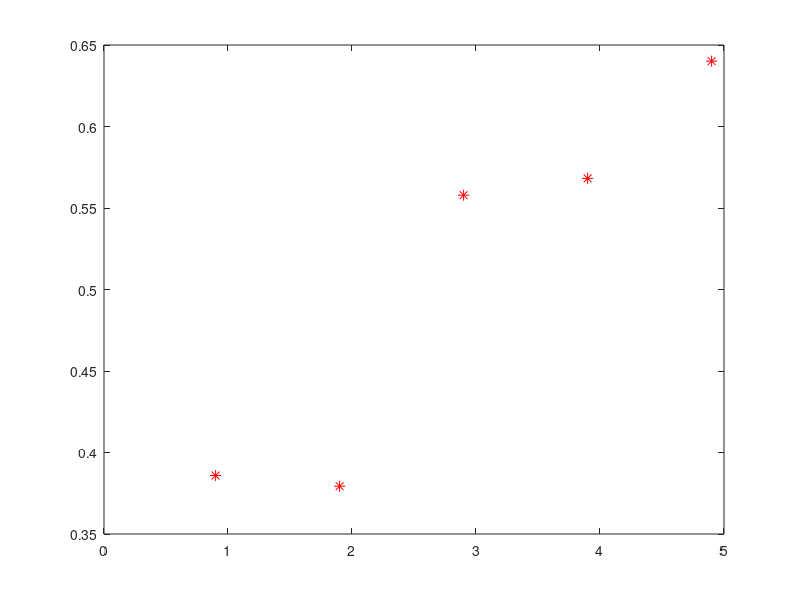

This chart was generated by the following MATLAB code: (Note: this script raises an error after producing the figure.)
%%%%%%%%%%%%%%%%%%%%%%%%%%%%%%%%%%%%
%% Figure on Raven development %%%%%
%%%%%%%%%%%%%%%%%%%%%%%%%%%%%%%%%%%%

clear

load groups.mat
load kids_raven.mat
load gender_class_school.mat

raven=kids_raven';

raven = raven./8;


for i=1:5
    R(i) = mean(raven(class==i & school==1));
    R(5+i) = mean(raven(class==i & school==4));
    STANDARDERR(i) = std(raven(class==i & school==1))/sqrt(sum(class==i & school==1));
    STANDARDERR(5+i) = std(raven(class==i & school==4))/sqrt(sum(class==i & school==4));
end
R(11) = mean(raven(school==1));
R(12) = mean(raven(school==4));
STANDARDERR(11) = std(raven(school==1))/sqrt(sum(school==1));
STANDARDERR(12) = std(raven(school==4))/sqrt(sum(school==4));


x = [1 2 3 4 5 6];
x1 = x-0.1;
x2 = x+0.1;


P = R([1:5 11]);
S = STANDARDERR([1:5 11]);
plot(x1(1:5),P(1:5),'*','MarkerSize',8,'Color','r')
hold on
errorbar(x1(1:5),P(1:5),S(1:5),S(1:5),'LineStyle','--','LineWidth',0.8)
hold on
plot(x1(6),P(6),'*','MarkerSize',8,'Color','r','LineStyle','none')
hold on
errorbar(x1(6),P(6),S(6),S(6),'LineStyle','none','LineWidth',0.8,'Color','r')
hold on
P = R([6:10 12]);
S = STANDARDERR([6:10 12]);
plot(x2(1:5),P(1:5),'*','MarkerSize',8,'Color','b')
hold on
errorbar(x2(1:5),P(1:5),S(1:5),S(1:5),'LineStyle','--','LineWidth',0.8,'Color','b')
hold on
plot(x2(6),P(6),'*','MarkerSize',8,'Color','b','LineStyle','none')
hold on
errorbar(x2(6),P(6),S(6),S(6),'LineStyle','none','LineWidth',0.8,'Color','b')
hold on
xline(5.5,'--')
ylim([0.3 0.9])
xlim([0.5 6.5])
xticks([1 2 3 4 5 6]);
xticklabels({'1st grade', '2nd grade', '3rd grade', '4th grade', '5th grade', 'Aggregate'});
legend('School L','','','','School H','','','','','Location','southeast')
set(gca,'FontName','Times')
hold off
